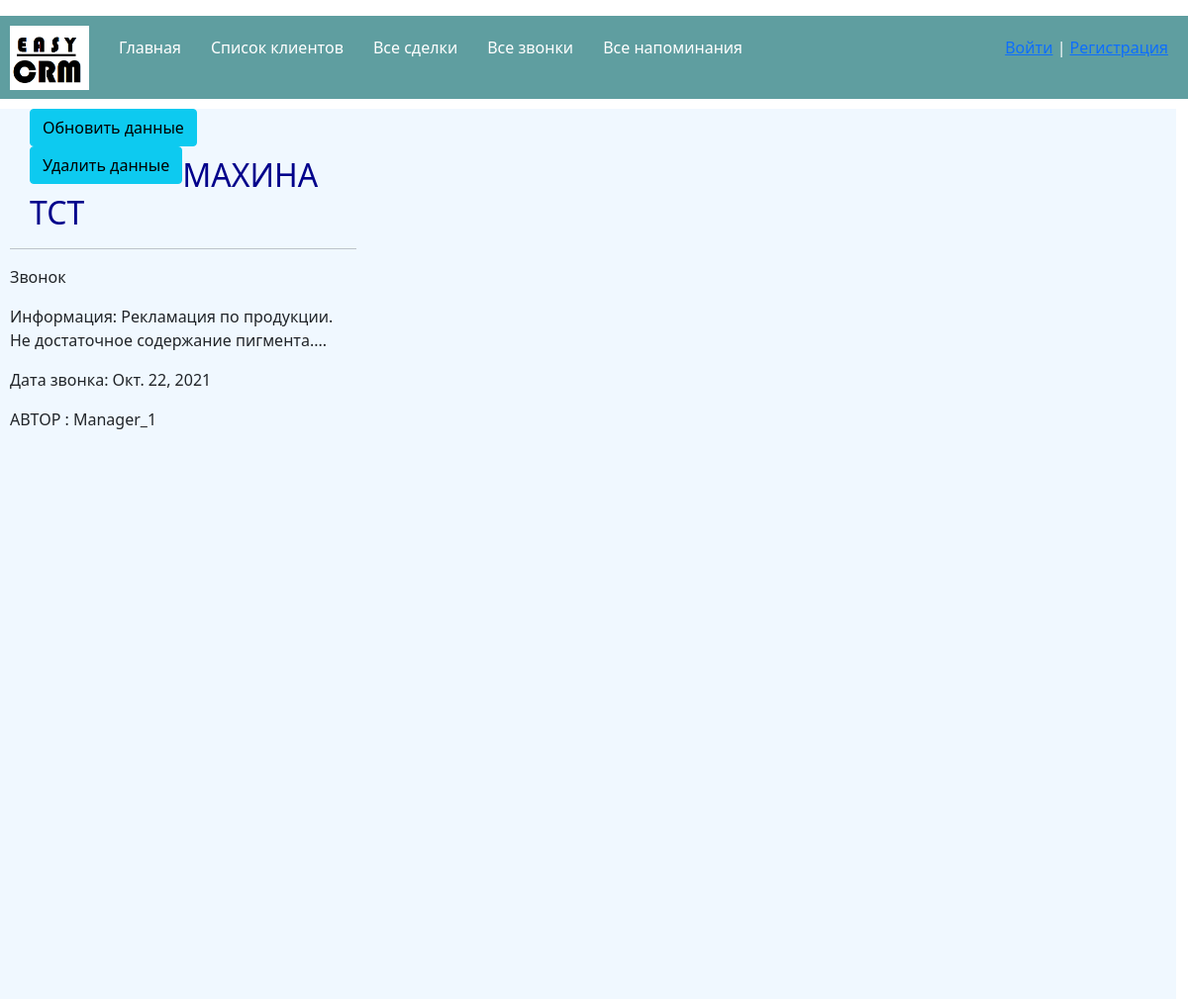
The app's page /detail_call/6 with its own data.
### crm/models.py (models this page shows, shortened)
class Call(models.Model):
    client = models.ForeignKey(Client, related_name='calls', on_delete=models.CASCADE)
    commentary = models.TextField('Коментарии')
    publish = models.DateField('Дата создания')
    author = models.ForeignKey(User, on_delete=models.CASCADE)

class Client(models.Model):
    client_name = models.CharField('Название клиента', max_length=100)
    lpr = models.CharField('ФИО ЛПР-а', max_length=150)
    position = models.CharField('Должность', max_length=100)
    tel_number = models.CharField('Телефон', max_length=100)
    email = models.EmailField('Е-мэил', blank=True)
    adress = models.CharField('Адрес', max_length=255)
    commentary = models.TextField('Коментарии')
    publish = models.DateTimeField('Дата создания', default=timezone.now)
    author = models.ForeignKey(User, on_delete=models.CASCADE,
                               related_name='user_clients')
    def __str__(self):
        return self.client_name

### crm/views.py (the view)
# urls.py: path('detail_call/<int:pk>', views.DetailCall.as_view(), name='detailed_call'),
class DetailCall(DetailView):
    model = models.Call
    template_name = 'crm/detailed_call.html'
    context_object_name = 'call'

### crm/templates/crm/detailed_call.html (shortened to what this page needs)
{% extends 'crm/base.html' %}
{% block content  %}
    <ul1>
    <a href="{% url 'update_call' call.id %}"><li><button class="btn btn-info" type="submit">Обновить данные</button></li></a>
    <a href="{% url 'delete_call' call.id %}"><li><button class="btn btn-info" type="submit">Удалить данные</button></li></a>
    </ul1><br><br>
        <h2>{{ call.client}} </h2>
        <hr>
    <p> Звонок </p>
    <p> Информация: {{ call.commentary}} </p>
    <p> Дата звонка: {{ call.publish}} </p>
    <p> АВТОР : {{ call.author }}</p>
{% endblock %}

### crm/static/crm/css/base.css (style rules this page uses)
* { box-sizing: border-box }
h2 { margin-left: 20px; color: darkblue; }
ul1 li { color: darkslategray; float: left; padding-left: 20px; display: block; transition: transform .6s ease; }

### records on screen
Call: client "МАХИНА ТСТ", commentary "Рекламация по продукции. Не достаточное содержание пигмента....", publish "Окт. 22, 2021", author "Manager_1"
